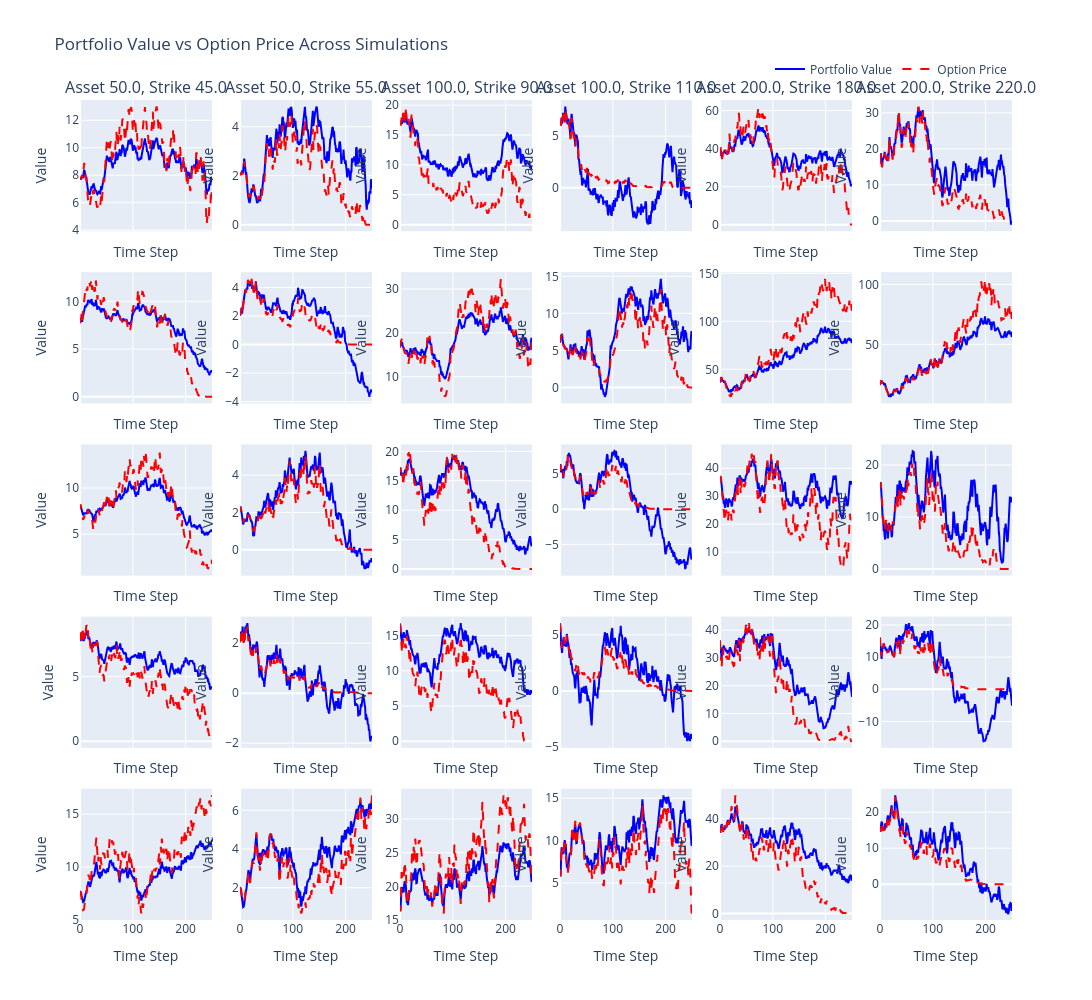

Here is the notebook cell this chart was saved with:
### Code cell
plot_portfolio_vs_option_price(env)

### Figure 1 — Plotly figure (JSON) as saved in the notebook; plotly's stock layout.template omitted (floating-point values rounded to 4 significant figures; data arrays with more than 128 entries replaced by an {"elided": "..."} marker saying what was removed)
{"data": [{"line": {"color": "blue", "dash": "solid"}, "mode": "lines", "name": "Portfolio Value", "showlegend": true, "type": "scatter", "x": {"elided": "251 int values"}, "xaxis": "x", "y": {"elided": "251 float values"}, "yaxis": "y"}, {"line": {"color": "red", "dash": "dash"}, "mode": "lines", "name": "Option Price", "showlegend": true, "type": "scatter", "x": {"elided": "251 int values"}, "xaxis": "x", "y": {"elided": "251 float values"}, "yaxis": "y"}, {"line": {"color": "blue", "dash": "solid"}, "mode": "lines", "showlegend": false, "type": "scatter", "x": {"elided": "251 int values"}, "xaxis": "x2", "y": {"elided": "251 float values"}, "yaxis": "y2"}, {"line": {"color": "red", "dash": "dash"}, "mode": "lines", "showlegend": false, "type": "scatter", "x": {"elided": "251 int values"}, "xaxis": "x2", "y": {"elided": "251 float values"}, "yaxis": "y2"}, {"line": {"color": "blue", "dash": "solid"}, "mode": "lines", "showlegend": false, "type": "scatter", "x": {"elided": "251 int values"}, "xaxis": "x3", "y": {"elided": "251 float values"}, "yaxis": "y3"}, {"line": {"color": "red", "dash": "dash"}, "mode": "lines", "showlegend": false, "type": "scatter", "x": {"elided": "251 int values"}, "xaxis": "x3", "y": {"elided": "251 float values"}, "yaxis": "y3"}, {"line": {"color": "blue", "dash": "solid"}, "mode": "lines", "showlegend": false, "type": "scatter", "x": {"elided": "251 int values"}, "xaxis": "x4", "y": {"elided": "251 float values"}, "yaxis": "y4"}, {"line": {"color": "red", "dash": "dash"}, "mode": "lines", "showlegend": false, "type": "scatter", "x": {"elided": "251 int values"}, "xaxis": "x4", "y": {"elided": "251 float values"}, "yaxis": "y4"}, {"line": {"color": "blue", "dash": "solid"}, "mode": "lines", "showlegend": false, "type": "scatter", "x": {"elided": "251 int values"}, "xaxis": "x5", "y": {"elided": "251 float values"}, "yaxis": "y5"}, {"line": {"color": "red", "dash": "dash"}, "mode": "lines", "showlegend": false, "type": "scatter", "x": {"elided": "251 int values"}, "xaxis": "x5", "y": {"elided": "251 float values"}, "yaxis": "y5"}, {"line": {"color": "blue", "dash": "solid"}, "mode": "lines", "showlegend": false, "type": "scatter", "x": {"elided": "251 int values"}, "xaxis": "x6", "y": {"elided": "251 float values"}, "yaxis": "y6"}, {"line": {"color": "red", "dash": "dash"}, "mode": "lines", "showlegend": false, "type": "scatter", "x": {"elided": "251 int values"}, "xaxis": "x6", "y": {"elided": "251 float values"}, "yaxis": "y6"}, {"line": {"color": "blue", "dash": "solid"}, "mode": "lines", "showlegend": false, "type": "scatter", "x": {"elided": "251 int values"}, "xaxis": "x7", "y": {"elided": "251 float values"}, "yaxis": "y7"}, {"line": {"color": "red", "dash": "dash"}, "mode": "lines", "showlegend": false, "type": "scatter", "x": {"elided": "251 int values"}, "xaxis": "x7", "y": {"elided": "251 float values"}, "yaxis": "y7"}, {"line": {"color": "blue", "dash": "solid"}, "mode": "lines", "showlegend": false, "type": "scatter", "x": {"elided": "251 int values"}, "xaxis": "x8", "y": {"elided": "251 float values"}, "yaxis": "y8"}, {"line": {"color": "red", "dash": "dash"}, "mode": "lines", "showlegend": false, "type": "scatter", "x": {"elided": "251 int values"}, "xaxis": "x8", "y": {"elided": "251 float values"}, "yaxis": "y8"}, {"line": {"color": "blue", "dash": "solid"}, "mode": "lines", "showlegend": false, "type": "scatter", "x": {"elided": "251 int values"}, "xaxis": "x9", "y": {"elided": "251 float values"}, "yaxis": "y9"}, {"line": {"color": "red", "dash": "dash"}, "mode": "lines", "showlegend": false, "type": "scatter", "x": {"elided": "251 int values"}, "xaxis": "x9", "y": {"elided": "251 float values"}, "yaxis": "y9"}, {"line": {"color": "blue", "dash": "solid"}, "mode": "lines", "showlegend": false, "type": "scatter", "x": {"elided": "251 int values"}, "xaxis": "x10", "y": {"elided": "251 float values"}, "yaxis": "y10"}, {"line": {"color": "red", "dash": "dash"}, "mode": "lines", "showlegend": false, "type": "scatter", "x": {"elided": "251 int values"}, "xaxis": "x10", "y": {"elided": "251 float values"}, "yaxis": "y10"}, {"line": {"color": "blue", "dash": "solid"}, "mode": "lines", "showlegend": false, "type": "scatter", "x": {"elided": "251 int values"}, "xaxis": "x11", "y": {"elided": "251 float values"}, "yaxis": "y11"}, {"line": {"color": "red", "dash": "dash"}, "mode": "lines", "showlegend": false, "type": "scatter", "x": {"elided": "251 int values"}, "xaxis": "x11", "y": {"elided": "251 float values"}, "yaxis": "y11"}, {"line": {"color": "blue", "dash": "solid"}, "mode": "lines", "showlegend": false, "type": "scatter", "x": {"elided": "251 int values"}, "xaxis": "x12", "y": {"elided": "251 float values"}, "yaxis": "y12"}, {"line": {"color": "red", "dash": "dash"}, "mode": "lines", "showlegend": false, "type": "scatter", "x": {"elided": "251 int values"}, "xaxis": "x12", "y": {"elided": "251 float values"}, "yaxis": "y12"}, {"line": {"color": "blue", "dash": "solid"}, "mode": "lines", "showlegend": false, "type": "scatter", "x": {"elided": "251 int values"}, "xaxis": "x13", "y": {"elided": "251 float values"}, "yaxis": "y13"}, {"line": {"color": "red", "dash": "dash"}, "mode": "lines", "showlegend": false, "type": "scatter", "x": {"elided": "251 int values"}, "xaxis": "x13", "y": {"elided": "251 float values"}, "yaxis": "y13"}, {"line": {"color": "blue", "dash": "solid"}, "mode": "lines", "showlegend": false, "type": "scatter", "x": {"elided": "251 int values"}, "xaxis": "x14", "y": {"elided": "251 float values"}, "yaxis": "y14"}, {"line": {"color": "red", "dash": "dash"}, "mode": "lines", "showlegend": false, "type": "scatter", "x": {"elided": "251 int values"}, "xaxis": "x14", "y": {"elided": "251 float values"}, "yaxis": "y14"}, {"line": {"color": "blue", "dash": "solid"}, "mode": "lines", "showlegend": false, "type": "scatter", "x": {"elided": "251 int values"}, "xaxis": "x15", "y": {"elided": "251 float values"}, "yaxis": "y15"}, {"line": {"color": "red", "dash": "dash"}, "mode": "lines", "showlegend": false, "type": "scatter", "x": {"elided": "251 int values"}, "xaxis": "x15", "y": {"elided": "251 float values"}, "yaxis": "y15"}, {"line": {"color": "blue", "dash": "solid"}, "mode": "lines", "showlegend": false, "type": "scatter", "x": {"elided": "251 int values"}, "xaxis": "x16", "y": {"elided": "251 float values"}, "yaxis": "y16"}, {"line": {"color": "red", "dash": "dash"}, "mode": "lines", "showlegend": false, "type": "scatter", "x": {"elided": "251 int values"}, "xaxis": "x16", "y": {"elided": "251 float values"}, "yaxis": "y16"}, {"line": {"color": "blue", "dash": "solid"}, "mode": "lines", "showlegend": false, "type": "scatter", "x": {"elided": "251 int values"}, "xaxis": "x17", "y": {"elided": "251 float values"}, "yaxis": "y17"}, {"line": {"color": "red", "dash": "dash"}, "mode": "lines", "showlegend": false, "type": "scatter", "x": {"elided": "251 int values"}, "xaxis": "x17", "y": {"elided": "251 float values"}, "yaxis": "y17"}, {"line": {"color": "blue", "dash": "solid"}, "mode": "lines", "showlegend": false, "type": "scatter", "x": {"elided": "251 int values"}, "xaxis": "x18", "y": {"elided": "251 float values"}, "yaxis": "y18"}, {"line": {"color": "red", "dash": "dash"}, "mode": "lines", "showlegend": false, "type": "scatter", "x": {"elided": "251 int values"}, "xaxis": "x18", "y": {"elided": "251 float values"}, "yaxis": "y18"}, {"line": {"color": "blue", "dash": "solid"}, "mode": "lines", "showlegend": false, "type": "scatter", "x": {"elided": "251 int values"}, "xaxis": "x19", "y": {"elided": "251 float values"}, "yaxis": "y19"}, {"line": {"color": "red", "dash": "dash"}, "mode": "lines", "showlegend": false, "type": "scatter", "x": {"elided": "251 int values"}, "xaxis": "x19", "y": {"elided": "251 float values"}, "yaxis": "y19"}, {"line": {"color": "blue", "dash": "solid"}, "mode": "lines", "showlegend": false, "type": "scatter", "x": {"elided": "251 int values"}, "xaxis": "x20", "y": {"elided": "251 float values"}, "yaxis": "y20"}, {"line": {"color": "red", "dash": "dash"}, "mode": "lines", "showlegend": false, "type": "scatter", "x": {"elided": "251 int values"}, "xaxis": "x20", "y": {"elided": "251 float values"}, "yaxis": "y20"}, {"line": {"color": "blue", "dash": "solid"}, "mode": "lines", "showlegend": false, "type": "scatter", "x": {"elided": "251 int values"}, "xaxis": "x21", "y": {"elided": "251 float values"}, "yaxis": "y21"}, {"line": {"color": "red", "dash": "dash"}, "mode": "lines", "showlegend": false, "type": "scatter", "x": {"elided": "251 int values"}, "xaxis": "x21", "y": {"elided": "251 float values"}, "yaxis": "y21"}, {"line": {"color": "blue", "dash": "solid"}, "mode": "lines", "showlegend": false, "type": "scatter", "x": {"elided": "251 int values"}, "xaxis": "x22", "y": {"elided": "251 float values"}, "yaxis": "y22"}, {"line": {"color": "red", "dash": "dash"}, "mode": "lines", "showlegend": false, "type": "scatter", "x": {"elided": "251 int values"}, "xaxis": "x22", "y": {"elided": "251 float values"}, "yaxis": "y22"}, {"line": {"color": "blue", "dash": "solid"}, "mode": "lines", "showlegend": false, "type": "scatter", "x": {"elided": "251 int values"}, "xaxis": "x23", "y": {"elided": "251 float values"}, "yaxis": "y23"}, {"line": {"color": "red", "dash": "dash"}, "mode": "lines", "showlegend": false, "type": "scatter", "x": {"elided": "251 int values"}, "xaxis": "x23", "y": {"elided": "251 float values"}, "yaxis": "y23"}, {"line": {"color": "blue", "dash": "solid"}, "mode": "lines", "showlegend": false, "type": "scatter", "x": {"elided": "251 int values"}, "xaxis": "x24", "y": {"elided": "251 float values"}, "yaxis": "y24"}, {"line": {"color": "red", "dash": "dash"}, "mode": "lines", "showlegend": false, "type": "scatter", "x": {"elided": "251 int values"}, "xaxis": "x24", "y": {"elided": "251 float values"}, "yaxis": "y24"}, {"line": {"color": "blue", "dash": "solid"}, "mode": "lines", "showlegend": false, "type": "scatter", "x": {"elided": "251 int values"}, "xaxis": "x25", "y": {"elided": "251 float values"}, "yaxis": "y25"}, {"line": {"color": "red", "dash": "dash"}, "mode": "lines", "showlegend": false, "type": "scatter", "x": {"elided": "251 int values"}, "xaxis": "x25", "y": {"elided": "251 float values"}, "yaxis": "y25"}, {"line": {"color": "blue", "dash": "solid"}, "mode": "lines", "showlegend": false, "type": "scatter", "x": {"elided": "251 int values"}, "xaxis": "x26", "y": {"elided": "251 float values"}, "yaxis": "y26"}, {"line": {"color": "red", "dash": "dash"}, "mode": "lines", "showlegend": false, "type": "scatter", "x": {"elided": "251 int values"}, "xaxis": "x26", "y": {"elided": "251 float values"}, "yaxis": "y26"}, {"line": {"color": "blue", "dash": "solid"}, "mode": "lines", "showlegend": false, "type": "scatter", "x": {"elided": "251 int values"}, "xaxis": "x27", "y": {"elided": "251 float values"}, "yaxis": "y27"}, {"line": {"color": "red", "dash": "dash"}, "mode": "lines", "showlegend": false, "type": "scatter", "x": {"elided": "251 int values"}, "xaxis": "x27", "y": {"elided": "251 float values"}, "yaxis": "y27"}, {"line": {"color": "blue", "dash": "solid"}, "mode": "lines", "showlegend": false, "type": "scatter", "x": {"elided": "251 int values"}, "xaxis": "x28", "y": {"elided": "251 float values"}, "yaxis": "y28"}, {"line": {"color": "red", "dash": "dash"}, "mode": "lines", "showlegend": false, "type": "scatter", "x": {"elided": "251 int values"}, "xaxis": "x28", "y": {"elided": "251 float values"}, "yaxis": "y28"}, {"line": {"color": "blue", "dash": "solid"}, "mode": "lines", "showlegend": false, "type": "scatter", "x": {"elided": "251 int values"}, "xaxis": "x29", "y": {"elided": "251 float values"}, "yaxis": "y29"}, {"line": {"color": "red", "dash": "dash"}, "mode": "lines", "showlegend": false, "type": "scatter", "x": {"elided": "251 int values"}, "xaxis": "x29", "y": {"elided": "251 float values"}, "yaxis": "y29"}, {"line": {"color": "blue", "dash": "solid"}, "mode": "lines", "showlegend": false, "type": "scatter", "x": {"elided": "251 int values"}, "xaxis": "x30", "y": {"elided": "251 float values"}, "yaxis": "y30"}, {"line": {"color": "red", "dash": "dash"}, "mode": "lines", "showlegend": false, "type": "scatter", "x": {"elided": "251 int values"}, "xaxis": "x30", "y": {"elided": "251 float values"}, "yaxis": "y30"}], "layout": {"annotations": [{"font": {"size": 16}, "showarrow": false, "text": "Asset 50.0, Strike 45.0", "x": 0.07083, "xanchor": "center", "xref": "paper", "y": 1, "yanchor": "bottom", "yref": "paper"}, {"font": {"size": 16}, "showarrow": false, "text": "Asset 50.0, Strike 55.0", "x": 0.2425, "xanchor": "center", "xref": "paper", "y": 1, "yanchor": "bottom", "yref": "paper"}, {"font": {"size": 16}, "showarrow": false, "text": "Asset 100.0, Strike 90.0", "x": 0.4142, "xanchor": "center", "xref": "paper", "y": 1, "yanchor": "bottom", "yref": "paper"}, {"font": {"size": 16}, "showarrow": false, "text": "Asset 100.0, Strike 110.0", "x": 0.5858, "xanchor": "center", "xref": "paper", "y": 1, "yanchor": "bottom", "yref": "paper"}, {"font": {"size": 16}, "showarrow": false, "text": "Asset 200.0, Strike 180.0", "x": 0.7575, "xanchor": "center", "xref": "paper", "y": 1, "yanchor": "bottom", "yref": "paper"}, {"font": {"size": 16}, "showarrow": false, "text": "Asset 200.0, Strike 220.0", "x": 0.9292, "xanchor": "center", "xref": "paper", "y": 1, "yanchor": "bottom", "yref": "paper"}], "height": 1000, "legend": {"orientation": "h", "x": 1, "xanchor": "right", "y": 1.02, "yanchor": "bottom"}, "title": {"text": "Portfolio Value vs Option Price Across Simulations"}, "width": 1200, "xaxis": {"anchor": "y", "domain": [0, 0.1417], "matches": "x25", "showticklabels": false, "title": {"text": "Time Step"}}, "xaxis10": {"anchor": "y10", "domain": [0.515, 0.6567], "matches": "x28", "showticklabels": false, "title": {"text": "Time Step"}}, "xaxis11": {"anchor": "y11", "domain": [0.6867, 0.8283], "matches": "x29", "showticklabels": false, "title": {"text": "Time Step"}}, "xaxis12": {"anchor": "y12", "domain": [0.8583, 1], "matches": "x30", "showticklabels": false, "title": {"text": "Time Step"}}, "xaxis13": {"anchor": "y13", "domain": [0, 0.1417], "matches": "x25", "showticklabels": false, "title": {"text": "Time Step"}}, "xaxis14": {"anchor": "y14", "domain": [0.1717, 0.3133], "matches": "x26", "showticklabels": false, "title": {"text": "Time Step"}}, "xaxis15": {"anchor": "y15", "domain": [0.3433, 0.485], "matches": "x27", "showticklabels": false, "title": {"text": "Time Step"}}, "xaxis16": {"anchor": "y16", "domain": [0.515, 0.6567], "matches": "x28", "showticklabels": false, "title": {"text": "Time Step"}}, "xaxis17": {"anchor": "y17", "domain": [0.6867, 0.8283], "matches": "x29", "showticklabels": false, "title": {"text": "Time Step"}}, "xaxis18": {"anchor": "y18", "domain": [0.8583, 1], "matches": "x30", "showticklabels": false, "title": {"text": "Time Step"}}, "xaxis19": {"anchor": "y19", "domain": [0, 0.1417], "matches": "x25", "showticklabels": false, "title": {"text": "Time Step"}}, "xaxis2": {"anchor": "y2", "domain": [0.1717, 0.3133], "matches": "x26", "showticklabels": false, "title": {"text": "Time Step"}}, "xaxis20": {"anchor": "y20", "domain": [0.1717, 0.3133], "matches": "x26", "showticklabels": false, "title": {"text": "Time Step"}}, "xaxis21": {"anchor": "y21", "domain": [0.3433, 0.485], "matches": "x27", "showticklabels": false, "title": {"text": "Time Step"}}, "xaxis22": {"anchor": "y22", "domain": [0.515, 0.6567], "matches": "x28", "showticklabels": false, "title": {"text": "Time Step"}}, "xaxis23": {"anchor": "y23", "domain": [0.6867, 0.8283], "matches": "x29", "showticklabels": false, "title": {"text": "Time Step"}}, "xaxis24": {"anchor": "y24", "domain": [0.8583, 1], "matches": "x30", "showticklabels": false, "title": {"text": "Time Step"}}, "xaxis25": {"anchor": "y25", "domain": [0, 0.1417], "title": {"text": "Time Step"}}, "xaxis26": {"anchor": "y26", "domain": [0.1717, 0.3133], "title": {"text": "Time Step"}}, "xaxis27": {"anchor": "y27", "domain": [0.3433, 0.485], "title": {"text": "Time Step"}}, "xaxis28": {"anchor": "y28", "domain": [0.515, 0.6567], "title": {"text": "Time Step"}}, "xaxis29": {"anchor": "y29", "domain": [0.6867, 0.8283], "title": {"text": "Time Step"}}, "xaxis3": {"anchor": "y3", "domain": [0.3433, 0.485], "matches": "x27", "showticklabels": false, "title": {"text": "Time Step"}}, "xaxis30": {"anchor": "y30", "domain": [0.8583, 1], "title": {"text": "Time Step"}}, "xaxis4": {"anchor": "y4", "domain": [0.515, 0.6567], "matches": "x28", "showticklabels": false, "title": {"text": "Time Step"}}, "xaxis5": {"anchor": "y5", "domain": [0.6867, 0.8283], "matches": "x29", "showticklabels": false, "title": {"text": "Time Step"}}, "xaxis6": {"anchor": "y6", "domain": [0.8583, 1], "matches": "x30", "showticklabels": false, "title": {"text": "Time Step"}}, "xaxis7": {"anchor": "y7", "domain": [0, 0.1417], "matches": "x25", "showticklabels": false, "title": {"text": "Time Step"}}, "xaxis8": {"anchor": "y8", "domain": [0.1717, 0.3133], "matches": "x26", "showticklabels": false, "title": {"text": "Time Step"}}, "xaxis9": {"anchor": "y9", "domain": [0.3433, 0.485], "matches": "x27", "showticklabels": false, "title": {"text": "Time Step"}}, "yaxis": {"anchor": "x", "domain": [0.84, 1], "title": {"text": "Value"}}, "yaxis10": {"anchor": "x10", "domain": [0.63, 0.79], "title": {"text": "Value"}}, "yaxis11": {"anchor": "x11", "domain": [0.63, 0.79], "title": {"text": "Value"}}, "yaxis12": {"anchor": "x12", "domain": [0.63, 0.79], "title": {"text": "Value"}}, "yaxis13": {"anchor": "x13", "domain": [0.42, 0.58], "title": {"text": "Value"}}, "yaxis14": {"anchor": "x14", "domain": [0.42, 0.58], "title": {"text": "Value"}}, "yaxis15": {"anchor": "x15", "domain": [0.42, 0.58], "title": {"text": "Value"}}, "yaxis16": {"anchor": "x16", "domain": [0.42, 0.58], "title": {"text": "Value"}}, "yaxis17": {"anchor": "x17", "domain": [0.42, 0.58], "title": {"text": "Value"}}, "yaxis18": {"anchor": "x18", "domain": [0.42, 0.58], "title": {"text": "Value"}}, "yaxis19": {"anchor": "x19", "domain": [0.21, 0.37], "title": {"text": "Value"}}, "yaxis2": {"anchor": "x2", "domain": [0.84, 1], "title": {"text": "Value"}}, "yaxis20": {"anchor": "x20", "domain": [0.21, 0.37], "title": {"text": "Value"}}, "yaxis21": {"anchor": "x21", "domain": [0.21, 0.37], "title": {"text": "Value"}}, "yaxis22": {"anchor": "x22", "domain": [0.21, 0.37], "title": {"text": "Value"}}, "yaxis23": {"anchor": "x23", "domain": [0.21, 0.37], "title": {"text": "Value"}}, "yaxis24": {"anchor": "x24", "domain": [0.21, 0.37], "title": {"text": "Value"}}, "yaxis25": {"anchor": "x25", "domain": [0, 0.16], "title": {"text": "Value"}}, "yaxis26": {"anchor": "x26", "domain": [0, 0.16], "title": {"text": "Value"}}, "yaxis27": {"anchor": "x27", "domain": [0, 0.16], "title": {"text": "Value"}}, "yaxis28": {"anchor": "x28", "domain": [0, 0.16], "title": {"text": "Value"}}, "yaxis29": {"anchor": "x29", "domain": [0, 0.16], "title": {"text": "Value"}}, "yaxis3": {"anchor": "x3", "domain": [0.84, 1], "title": {"text": "Value"}}, "yaxis30": {"anchor": "x30", "domain": [0, 0.16], "title": {"text": "Value"}}, "yaxis4": {"anchor": "x4", "domain": [0.84, 1], "title": {"text": "Value"}}, "yaxis5": {"anchor": "x5", "domain": [0.84, 1], "title": {"text": "Value"}}, "yaxis6": {"anchor": "x6", "domain": [0.84, 1], "title": {"text": "Value"}}, "yaxis7": {"anchor": "x7", "domain": [0.63, 0.79], "title": {"text": "Value"}}, "yaxis8": {"anchor": "x8", "domain": [0.63, 0.79], "title": {"text": "Value"}}, "yaxis9": {"anchor": "x9", "domain": [0.63, 0.79], "title": {"text": "Value"}}}}
